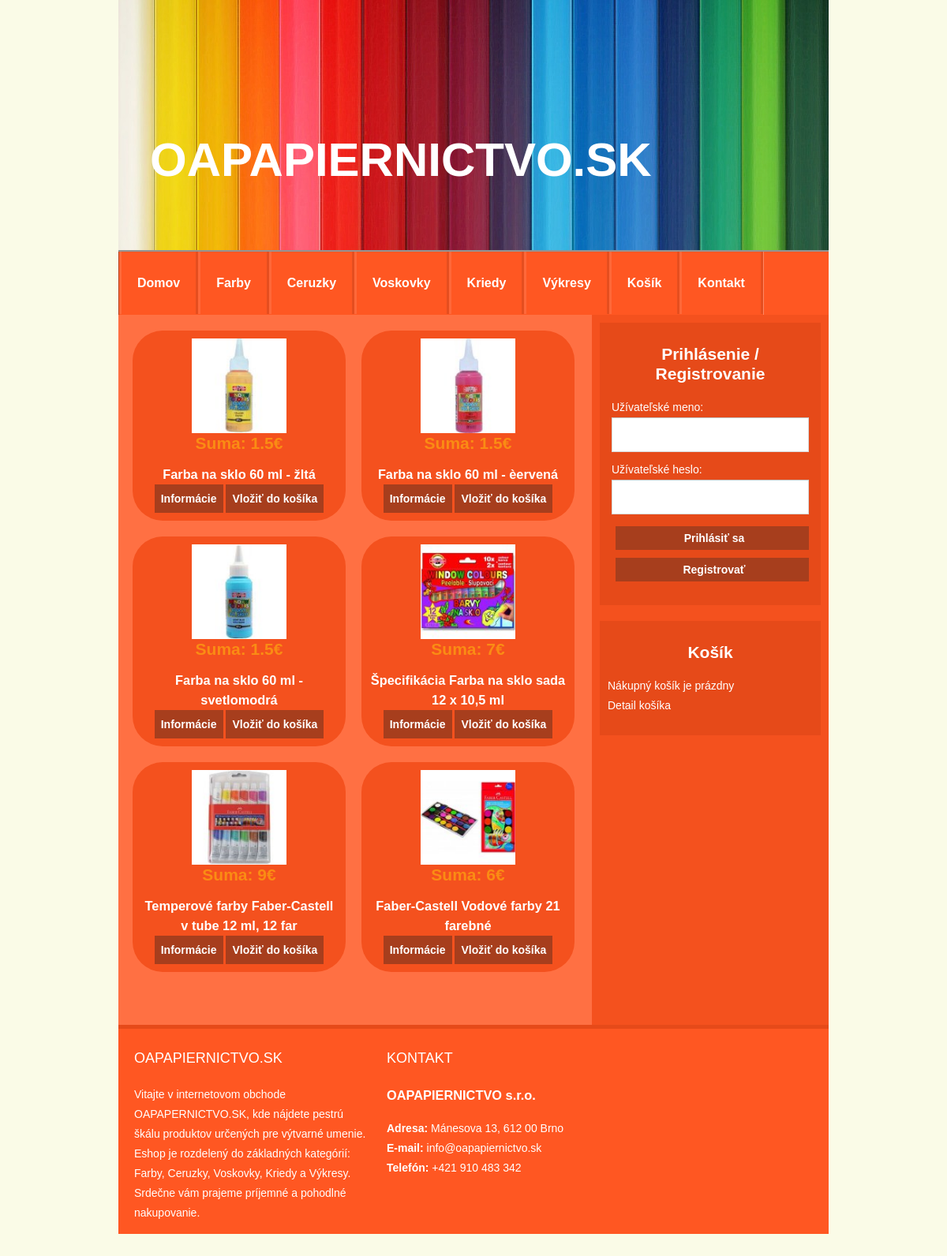
The page / on the database its author committed.
### tables this page shows
CREATE TABLE IF NOT EXISTS `tovar` (
  `id_tovaru` int(11) NOT NULL AUTO_INCREMENT,
  `nazovtovaru` varchar(50) NOT NULL,
  `kategoria` int(2) unsigned NOT NULL,
  `id_dodavatela` int(11) NOT NULL,
  `popisproduktu` varchar(500) NOT NULL,
  `cena` varchar(10) NOT NULL,
  `obrazok` varchar(30) DEFAULT NULL,
  `skladom` int(11) NOT NULL,
  PRIMARY KEY (`id_tovaru`)
);

### login.php (called while the page is built, shortened)
<?php
if(isset($_SESSION['login'][$nick])) {
	if($_SESSION['prava'] == '1')
		$pageData->login = include_once "views/adminbar.php";
	else
	$pageData->login = include_once "views/userbar.php";
	$pageData->login .= "<br>Prihlásený užívateľ ";
	$pageData->login .= "<b>" . $_SESSION['login'][$nick] . "</b>";
	$pageData->login .= include_once "views/logout.php";
}
else {
	$pageData->login = include_once "views/log.php";
}

### views/produkt.php (the view, shortened to what this page needs)
<?php
$kategoria = 1;
$sql = "SELECT id_tovaru, nazovtovaru, obrazok, cena, skladom FROM tovar WHERE kategoria = '$kategoria'";
if ($result=mysqli_query($db,$sql)) {
    while ($row=mysqli_fetch_row($result))
    {
    	$pageData->content .= "<div class='product'><a href='index.php?id=$row[0]&action=detail'><img src='images/$row[2]' alt='$row[2]' height='120' width='120'></a>";
        $pageData->content .= "<h2>Suma: $row[3]€</h2><br>";
        $pageData->content .=  "<h3><a href='index.php?id=$row[0]&action=detail'>$row[1]</a></h3>";
    	$pageData->content .= "<center><b><a href='index.php?id=$row[0]&action=detail'><button class='login login-submit'>Informácie</button></a></b> ";
        if(isset($_SESSION['login'][$nick]) && $_SESSION['prava'] == '1') {
            $pageData->content .= "<b>Skladom: </b>";
            if($row[4] == 0) {
                $pageData->content .= "<font color='yellow'><b>" . $row[4] . " ks</b></font></center>";
        }
            else
                $pageData->content .= "<font color='blue'><b>" . $row[4] . " ks</b></font><br>";
                $pageData->content .= "<center><a href='index.php?id=$row[0]&action=add'>Doobjednať</a></center><br></div>";
        }
        else
            $pageData->content .= "<b><a href='index.php?id=$row[0]&action=add'><button class='login login-submit'>Vložiť do košíka</button></a></b></div>";
    }
}

### header.php (shortened to what this page needs)
<!DOCTYPE html>
<html lang="sk">
<head>
	<link rel="stylesheet" href="css/style.css">
</head>
<body>
<header>
	<div class="wrap-header">
	<h1><a href="index.php">OAPAPIERNICTVO.SK</a></h1>
	</div>
	<div class="wrapper">
	<ul class="menu" rel="sam1">
		<li class="active"><a href="index.php">Domov</a></li>
		<li><a href="index.php?page=farby">Farby</a></li>
		<li><a href="index.php?page=ceruzky">Ceruzky</a></li>
		<li><a href="index.php?page=voskovky">Voskovky</a></li>
		<li><a href="index.php?page=kriedy">Kriedy</a></li>
		<li><a href="index.php?page=vykresy">Výkresy</a></li>
		<li><a href="index.php?action=cartdetail">Košík</a></li>
		<li><a href="index.php?kontakt">Kontakt</a></li>
	</ul>
	</div>
</header>

### views/log.php
<?php
return '
<h2><center>Prihlásenie / Registrovanie</center></h2>
<div class="login-log">
<form name="login" method="post">
	Užívateľské meno:<br><input type="text" name="nick" value=""></br>
	Užívateľské heslo:<br><input type="password" name="password" value=""></br>
	<input type="submit" name="login" class="login login-submit" value="Prihlásiť sa">
	<input type="submit" name="registration" class="login login-submit" value="Registrovať">
</form>
</div>
';

### views/cart.php
<?php
$pageData->cart = "<h2><center>Košík</center></h2>";
if(isset($_SESSION['cart'])) {
	$sql = "SELECT id_tovaru, nazovtovaru, popisproduktu, cena FROM tovar WHERE id_tovaru IN (";
	foreach($_SESSION['cart'] as $id => $value) {
		$sql .= $id.",";
	}
	$sql = substr($sql, 0, -1);
	$sql .= ") ORDER BY nazovtovaru ASC";
	if ($result=mysqli_query($db,$sql)) {
		while($row=mysqli_fetch_row($result)) {
			$pageData->cart .= substr($row[1], 0, 27) . " x " . $_SESSION['cart'][$row[0]]['quantity'] ."( ". $row[3]. "€ )<br>";
		}
	}
}
else {
	$pageData->cart .= "Nákupný košík je prázdny<br>";
}
$pageData->cart .= "<a href='index.php?action=cartdetail'>Detail košíka</a>";

### home.php
<?php
return "
<div id='content'>
	<div class='home'>
		<div class='list-product'>
			$pageData->content
		</div>
	</div>
</div>
";

### index.php (shortened to what this page needs)
<?php
$pageData = new Page_Data();
require "connect.php";
$pageData->title = "OA Eshop";
$pageData->header = include_once "header.php";
include_once "login.php";
if(isset($_GET['action'])) {
	if($_GET['action'] == "detail") {
		include_once "views/detail.php";
	}
	else if($_GET['action'] == "add") {
		include_once "add.php";
	}
	else if($_GET['action'] == "cartdetail") {
		if(isset($_GET['operation'])) {
			if($_GET['operation'] == "inc") {
				$_SESSION['cart'][$_GET['id']]['quantity']++;
			}
			else {
				$_SESSION['cart'][$_GET['id']]['quantity']--;
				if($_SESSION['cart'][$_GET['id']]['quantity'] == 0) {
					unset($_SESSION['cart'][$_GET['id']]);
					if(sizeof($_SESSION['cart']) == 0)
						unset($_SESSION['cart']);
				}
			}
		}
		include_once "views/cartdetail.php";
	}
}
else if($_POST['buy']) {
	if(isset($_SESSION['login'][$nick])  && $_SESSION['prava'] == '1') {
		include_once "naskladnenie.php";
	}
	else
		include_once "buy.php";
}
else if(isset($_POST['registration']) || isset($_GET["err"])) {
	include_once "registracia.php";
}
else if(isset($_POST['emailchange'])) {
	include_once "_set_email.php";
}
else if(isset($_GET['komentovat'])) {
	include_once "_comment.php";
}
else if(isset($_POST['pwchange'])) {
	include_once "_set_password.php";
}
else if(isset($_GET['moje_objednavky'])) {
	include_once "orderlist.php";
}
else if(isset($_GET['prehlad_objednavok'])) {
	include_once "adminorderlist.php";
}
else if(isset($_GET['objednany_tovar'])) {
	include_once "objednavkynaskladnenia.php";
}
else if(isset($_GET['order'])) {
	include_once "views/order.php";
}
else if(isset($_GET['storeorder'])) {
	include_once "views/storeorder.php";
}
else if(isset($_GET['adminorder'])) {
	include_once "views/adminorder.php";
}
else if(isset($_GET['buydetails'])) {
	include_once "views/buydetails.php";
}
else if(isset($_GET['moj_ucet'])) {
	include_once "views/myaccount.php";
}
else if(isset($_GET['dodavatelia'])) {
	include_once "views/dodavatelia.php";
}
else if(isset($_GET['zmenit_email'])) {
	include_once "views/zmenaemailu.php";
}
else if(isset($_GET['zmenit_heslo'])) {
	include_once "views/zmenahesla.php";
}
else if(isset($_GET['kontakt'])) {
	include_once "views/kontakt.php";
}
else if(isset($_GET['reg'])) {
	include_once "registration.php";
}
else if(isset($_GET['msg'])) {
	include_once "msg.php";
}
else {
	include_once "views/produkt.php";
}
include_once "views/cart.php";
$page1 = include_once "home.php";
echo $page1;
$page2 = include_once "sidebar.php";
echo $page2;

### sidebar.php
<?php
return "
<div id='content'>
<div class='sidebar'>
<div class='block-sidebar'>
          <div class='box'>
            <div class='content'>
               $pageData->login
            </div>
          </div>
          <div class='box'>
            <div class='content'>
              $pageData->cart
            </div>
          </div>
    </div>
</div>
<div class='clear'></div>
  <div class='wrap-footer'>
    <div class='block-footer'>
          <div class='box'>
            <div class='heading'><h2>OAPAPIERNICTVO.SK</h2></div>
            <div class='content'>
              <p>Vitajte v internetovom obchode OAPAPERNICTVO.SK, kde nájdete pestrú škálu produktov určených pre výtvarné umenie. Eshop je rozdelený do základných kategórií: Farby, Ceruzky, Voskovky,
								Kriedy a Výkresy. Srdečne vám prajeme príjemné a pohodlné nakupovanie.</p>
            </div>
          </div>
          <div class='box'>
            <div class='heading'><h2>Kontakt</h2></div>
            <div class='content'>
              <h3>OAPAPIERNICTVO s.r.o.</h3>
              <p><b>Adresa:</b> Mánesova 13, 612 00 Brno</br><b>E-mail:</b> info@oapapiernictvo.sk<b></br>Telefón:</b> +421 910 483 342</br>
              </p>
            </div>
          </div>
    </div>
  </div>
</div>
";

### css/style.css (style rules this page uses)
html, body { width:100%; padding:0; margin:0; }
body { background-color:#fafbe7; font: 14px/25px Arial, Helvetica }
p, h2, h3, h4, h1 { color: white;text-decoration: none; }
a { color: #fff;text-decoration: none; }
header { width: 900px; margin:auto; }
header .wrap-header { position: relative; height: 317px; background: url('../images/head.jpg') no-repeat; }
header h1 { position: absolute; top:150px; left: 40px;font-size: 60px; font-weight: bold; color:white; }
#content { width:900px; margin:auto; }
.wrapper { width: 100%; height: 80px; background : #FF5722; border-top: 2px solid #939393; position: relative; margin-bottom: 0px; }
ul { margin: 0; padding: 0; }
ul.menu { height: 80px; border-left: 1px solid rgba(0,0,0,0.3); border-right: 1px solid rgba(255,255,255,0.3); float:left; }
ul.menu li { list-style: none; float:left; font-size: 16px; font-weight: bold; height: 79px; text-align: center; background : #FF5722; }
ul li a { color:white; display: block; padding: 0 20px; border-left: 3px solid rgba(255,255,255,0.1); border-right: 3px solid rgba(0,0,0,0.1); text-align: center; line-height: 79px; background : #FF5722; }
.list-product { margin:10px 0 10px 8px; }
.product { width:250px;float:left;padding:10px;margin: 10px 10px;background-color: #F4511E; border-radius: 38px 38px 38px 38px; -moz-border-radius: 38px 38px 38px 38px; -webkit-border-radius: 38px 38px 38px 38px; }
.product img { display: block;text-align: center; margin:auto; }
.product h2 { text-align: center;color:#fa8c14;font-weight: bold; margin: 0 0 -10px 0 }
.product h3 { text-align: center;color:#fff;font-weight: bold; margin: 0 0 0px 0 }
.wrap-footer { background: #FF5722; border-top:5px solid #E64A19;float:none; }
.block-footer { background: #FF5722;padding: 10px;height: 240px; }
.block-footer .box { width:300px; float:left;margin-bottom:20px; padding:10px;color: #FFF; }
.block-footer .heading { padding:5px 0px; }
.block-footer .heading h2 { font-size:18px; font-weight:normal; display:inline; color: #ffffff; text-transform: uppercase; }
.block-footer .content { margin: 15px 0px ; }
.home { float:left;width:600px;background:#FF7043;min-height: 900px }
.sidebar { float:right;width:300px;background:#F4511E;min-height: 900px }
.block-sidebar { padding: 10px; }
.block-sidebar .box { background:#E64A19;margin-bottom:20px; padding:10px;color: #FFF; }
.block-sidebar .content { margin: 15px 0px ; }
.login-log { padding: 0px; width: 250px; margin: 0 auto 10px; border-radius: 2px; overflow: hidden; }
.login-log input[type=submit] { width: 100%; border: 0px; margin:5px; padding:3px; height: 30px; }
.login-log input[type=text], input[type=password],input[type=email] { height: 44px; font-size: 16px; width: 100%; margin-bottom: 10px; -webkit-appearance: none; background: #fff; border: 1px solid #d9d9d9; border-top: 1px solid #c0c0c0; padding: 0 8px; box-sizing: border-box; -moz-box-sizing: border-box; }
.login { text-align: center; font-size: 14px; font-family: 'Arial', sans-serif; font-weight: 700; height: 36px; padding: 0 8px; }
.login-submit { border: 0px; color: #fff; background-color: #a73e1d; }

### rows shown on the page
tovar: obrazok (picture), cena "1.5", nazovtovaru "Farba na sklo 60 ml - žltá"
tovar: obrazok (picture), cena "1.5", nazovtovaru "Farba na sklo 60 ml - èervená"
tovar: obrazok (picture), cena "1.5", nazovtovaru "Farba na sklo 60 ml - svetlomodrá"
tovar: obrazok (picture), cena "7", nazovtovaru "Špecifikácia Farba na sklo sada 12 x 10,5 ml"
tovar: obrazok (picture), cena "9", nazovtovaru "Temperové farby Faber-Castell v tube 12 ml, 12 far"
tovar: obrazok (picture), cena "6", nazovtovaru "Faber-Castell Vodové farby 21 farebné"
